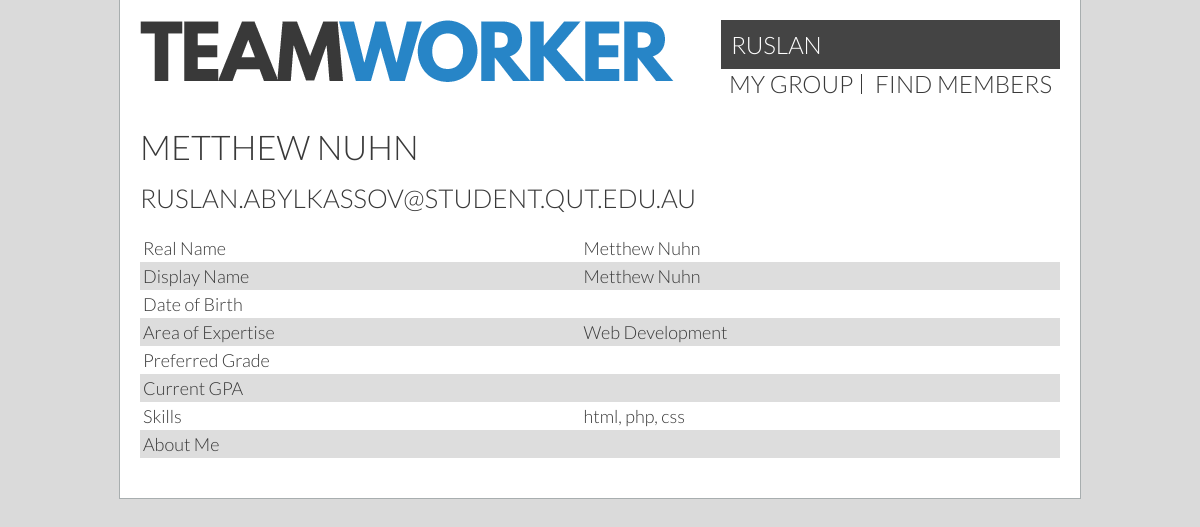
The app's page /?page=viewProfile&id=58 (signed in) with its own data.
### tables this page shows
CREATE TABLE `users` (
  `id` int(11) unsigned NOT NULL AUTO_INCREMENT,
  `permissions` int(11) NOT NULL DEFAULT '1',
  `currentGroup` int(11) DEFAULT '0',
  `groupLeader` tinyint(1) DEFAULT NULL,
  `name` varchar(40) DEFAULT NULL,
  `displayName` varchar(30) DEFAULT NULL,
  `email` varchar(40) DEFAULT NULL,
  `password` char(64) DEFAULT NULL,
  `dob` date DEFAULT NULL,
  `mainArea` varchar(30) DEFAULT NULL,
  `skills` text,
  `gpa` double DEFAULT NULL,
  `goal` double DEFAULT NULL,
  `bio` varchar(300) DEFAULT NULL,
  `studentID` varchar(255) DEFAULT NULL,
  PRIMARY KEY (`id`),
  UNIQUE KEY `email` (`email`),
  UNIQUE KEY `studentID` (`studentID`)
);

### userHandler.php (called while the page is built, shortened)
<?php
if(isset($_SESSION['id'])) {
  $sessionId = $_SESSION['id'];
  $query = ('SELECT * FROM users WHERE id = :id');
  $statement = $db -> prepare($query);
  $statement -> bindValue(':id', $sessionId);
  if (!$statement -> execute()) { print_r($statement->errorInfo()); }
  $result = $statement -> fetch(PDO::FETCH_ASSOC);
  $realName = $result['name'];
  if($result['displayName'] == "") {
    $userName = $realName;
  } else {
    $userName = $result['displayName'];
  }
  $userEmail = $result['email'];
  $group = $result['currentGroup'];
}
?>

### viewProfile.php (the view, shortened to what this page needs)
<body>
  <main>
    <?php include "header.inc";
    if(isset($_GET['id'])) {
      $query = ('SELECT * FROM users WHERE id = :id');
      $statement = $db -> prepare($query);
      $statement -> bindValue(':id', $_GET['id']);
      if (!$statement -> execute()) { print_r($statement->errorInfo()); }
      $result = $statement -> fetch(PDO::FETCH_ASSOC);
      $realName = $result['name'];
      if($result['displayName'] == "") {
        $userName = $realName;
      } else {
        $userName = $result['displayName'];
      }
      $dob = $result['dob'];
      $areaExpertise = $result['mainArea'];
      $bio = $result['bio'];
      $gpa = $result['gpa'];
      $goal = $result['goal'];
      $skills = $result['skills'];
    }
    ?>
    <div class="content" id="readonly">
      <h1><?=$userName?></h1>
      <h2><?=$userEmail?></h2>
      <table>
        <tr><td>Real Name</td> <td><?=$realName?></td></tr>
        <tr><td>Display Name</td> <td><?=$userName?></td></tr>
        <tr><td>Date of Birth</td> <td><?=$dob?></td></tr>
        <tr><td>Area of Expertise</td>  <td><?=$areaExpertise?></td></tr>
        <tr><td>Preferred Grade</td>  <td><?=$goal?></td></tr>
        <tr><td>Current GPA</td>  <td><?=$gpa?></td></tr>
        <tr><td>Skills</td>  <td><?=$skills?></td></tr>
        <tr><td>About Me</td> <td><?=$bio?></td></tr>
      </table>
    </div>
  </main>
</body>
</html>

### header.inc (shortened to what this page needs)
<header>
    <a href="/" id="logo"><img src="_resources/teamworker.png"></a>
    <nav>
      <div class="topNavProfile">
        <a href='/?page=profile'><?=$userName?></a>
      </div>
      <ul>
        <?php if($group != 0) { ?>
          <li><a href="/?page=group">my group</a></li>
          <li><a href="/?page=userSearch">find members</a></li>
        <?php } ?>
      </ul>
    </nav>
</header>

### style.css (style rules this page uses)
body { margin: 0; padding:0; font-family: 'Lato', sans-serif; font-weight: 300; font-size:20px; }
main { width:960px; height:auto; margin:0 auto; }
.content { margin: 20px; overflow: auto; }
h1 { font-weight:300; font-size:1.7em; text-transform:uppercase; margin: 15px 0; }
.content h1:first-child { margin-top:0; }
h2 { font-weight:300; font-size:1.3em; text-transform:uppercase; margin:15px 0; }
a { text-decoration:none; color:inherit; transition: opacity 0.3s ease; }
header { padding:20px; }
#logo { display:inline-block; }
nav { font-size:1.2em; text-transform: uppercase; display:inline-block; float:right; }
nav ul { list-style:none; padding:0; margin:0; }
nav li { display:inline-block; border-right:1px solid #393939; padding:0 8px; line-height:20px; }
nav ul li:last-child { border-right:none; }
.topNavProfile { background: #444; padding: 10px; }
.topNavProfile a { color: #fff; }
table { width:100%; box-sizing:border-box; font-size:0; border-spacing:0; margin:20px 0; }
td, th { font-size:18px; padding:3px; margin:0; text-align:left; min-height:1em; }

### colour.css (style rules this page uses)
body, .grain { background-color:#dadada; background-image:url(_resources/15p-grey.jpg); }
main { background-color:white; }
tr:nth-child(even) { background-color:#ddd; }
body, main { color:#393939; }
main { border: 1px solid #a8aeaf; border-top:none; }

### records on screen
users: displayName "RUSLAN", email "RUSLAN.ABYLKASSOV@STUDENT.QUT.EDU.AU"
users: name "METTHEW NUHN", name "Metthew Nuhn", mainArea "Web Development", skills "html, php, css"
